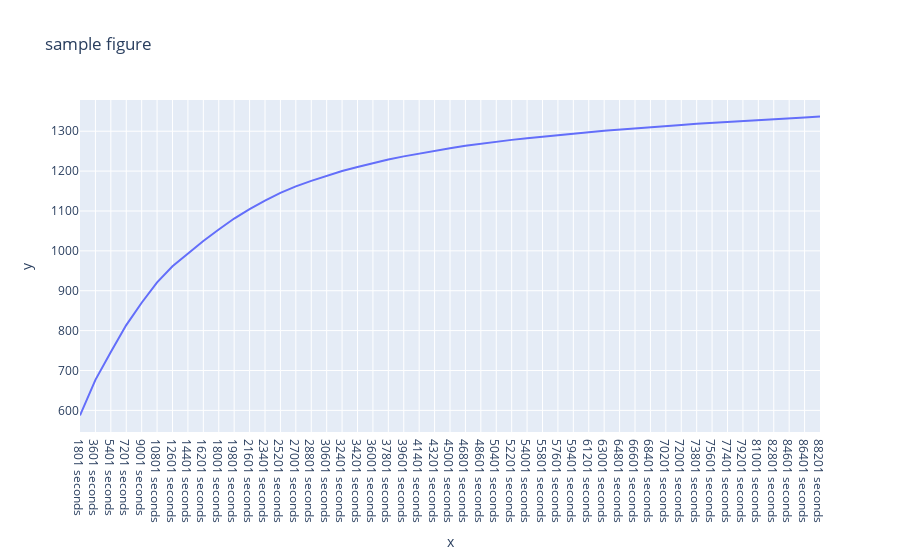

Notebook cell for this chart:
### Code cell
slice_data = result.loc['Average shopping duration']
fig = px.line(x=result.columns.get_level_values(0).unique(), y=slice_data, title="sample figure")
fig.show()

### Figure 1 — Plotly figure (JSON) as saved in the notebook; plotly's stock layout.template omitted (floating-point values rounded to 4 significant figures)
{"data": [{"hovertemplate": "x=%{x}<br>y=%{y}<extra></extra>", "legendgroup": "", "line": {"color": "#636efa", "dash": "solid"}, "marker": {"symbol": "circle"}, "mode": "lines", "name": "", "orientation": "v", "showlegend": false, "type": "scatter", "x": ["1801 seconds", "3601 seconds", "5401 seconds", "7201 seconds", "9001 seconds", "10801 seconds", "12601 seconds", "14401 seconds", "16201 seconds", "18001 seconds", "19801 seconds", "21601 seconds", "23401 seconds", "25201 seconds", "27001 seconds", "28801 seconds", "30601 seconds", "32401 seconds", "34201 seconds", "36001 seconds", "37801 seconds", "39601 seconds", "41401 seconds", "43201 seconds", "45001 seconds", "46801 seconds", "48601 seconds", "50401 seconds", "52201 seconds", "54001 seconds", "55801 seconds", "57601 seconds", "59401 seconds", "61201 seconds", "63001 seconds", "64801 seconds", "66601 seconds", "68401 seconds", "70201 seconds", "72001 seconds", "73801 seconds", "75601 seconds", "77401 seconds", "79201 seconds", "81001 seconds", "82801 seconds", "84601 seconds", "86401 seconds", "88201 seconds"], "xaxis": "x", "y": [587.4, 676.6, 746.5, 813.8, 869.8, 921.0, 961.4, 993.9, 1025.0, 1054.0, 1081.0, 1105.0, 1126.0, 1145.0, 1162.0, 1176.0, 1188.0, 1200.0, 1210.0, 1220.0, 1229.0, 1237.0, 1244.0, 1251.0, 1258.0, 1263.0, 1269.0, 1274.0, 1278.0, 1283.0, 1287.0, 1291.0, 1294.0, 1298.0, 1301.0, 1304.0, 1307.0, 1310.0, 1313.0, 1316.0, 1318.0, 1321.0, 1324.0, 1326.0, 1328.0, 1330.0, 1333.0, 1335.0, 1337.0], "yaxis": "y"}], "layout": {"legend": {"tracegroupgap": 0}, "title": {"text": "sample figure"}, "xaxis": {"anchor": "y", "domain": [0, 1], "title": {"text": "x"}}, "yaxis": {"anchor": "x", "domain": [0, 1], "title": {"text": "y"}}}}
